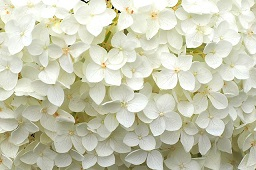
#> input picture FlowerPatch.jpg, 256 x 170 px
$ jupyter execute ImagePriamid.ipynb
#> lines starting #> are read from the running program, lines starting #| are printed output that depends on the picture
#> further down, image_source is the input picture: shape (170, 256, 3); mean B, G, R 179.4, 203, 202.5
[cell 1]
import cv2 as cv
import math
import numpy as np
from matplotlib import pyplot as plt

### Gaussian Kernel Generation

for explanation on how this works please look at _GaussianFilter.ipynb_

[cell 2]
def CreateGaussianKernel(size, sigma):

    def Gauss1D(x, s):
        upperex = - ( math.pow(x, 2) / ( 2 * math.pow(s, 2) ) )
        upperside = math.pow( math.e, upperex )
        lowerside = math.sqrt(2 * math.pi) * s
        return (upperside / lowerside)

    k = []

    halfsize = int(size / 2)

    for i in range( -halfsize, (halfsize + 1) ):
        k.append( Gauss1D(i, sigma) )

    Matrix1DGauss = np.matrix(k)

    return np.dot(
        Matrix1DGauss.T,
        Matrix1DGauss
    )

### Pyramid Interpolate Down

Scale the image into half the size then pass a gaussian filter (11x11, sigma = 0.8)

[cell 3]
def PyrInterpolateDown(image):
    (hs, ws, ds) = image.shape

    (h, w) = ( int(hs / 2), int(ws / 2) )

    #Nearest beacuse of the simplest metode
    resized = cv.resize(
        image,
        (w, h),
        interpolation = cv.INTER_NEAREST
    )

    kernel = CreateGaussianKernel(11, 0.8)
    filterd = cv.filter2D(resized, -1, kernel)

    return filterd

### Pyramid Generation Function

[cell 4]
def CreatePyramid(image, depth):

#> called with depth = 3
    if depth < 2 :
        Exception("depth need to be more than 1")

    (hsx, wsx, dsx) = image.shape
#> hsx = 170; wsx = 256; dsx = 3

    #Create a image / numpy aray with the same hight and depth, but 2x width
    Pyramid = np.zeros( (
        (hsx),
        (wsx * 2),
        (dsx)
    ), dtype=np.uint8 )

    #list beacuse i dont know how to pass by refrence for ints
    offsett = [0]

    def addtoPyramid(imgxz, ofx, Pyramid):
        ih, iw, _ = imgxz.shape
#> ih = 170; iw = 256

        offt = ofx[0]

        #places the image on the array slice
        Pyramid[
                hsx - ih : hsx,
                offt : offt + iw
        ] = imgxz
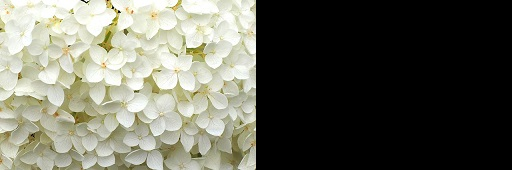
#> Pyramid: shape (170, 512, 3); mean R, G, B 101.3, 101.5, 89.7

        #add the offset by the image size
        ofx[0] += iw

    #add the first image
    addtoPyramid(image, offsett, Pyramid)

    for i in range( depth ):
        image = PyrInterpolateDown(image)
        addtoPyramid(image, offsett, Pyramid)
#> this loop made 3 passes
#> pass 1, in PyrInterpolateDown, `resized = cv.resize( image, (w, h), interpolation = cv.INTER_NEAREST )`:
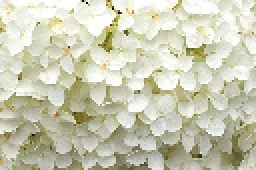
#> resized: shape (85, 128, 3) (shown 2 times larger); mean R, G, B 202.6, 203, 179.6
#> pass 1, in PyrInterpolateDown, `filterd = cv.filter2D(resized, -1, kernel)`:
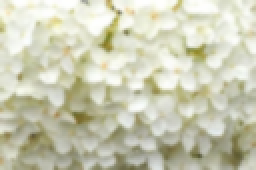
#> filterd: shape (85, 128, 3) (shown 2 times larger); mean R, G, B 202.7, 203.1, 179.6
#> pass 2, in PyrInterpolateDown (call 2), `resized = cv.resize( image, (w, h), interpolation = cv.INTER_NEAREST )`:
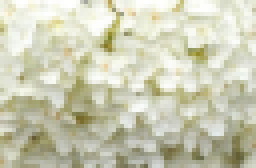
#> resized: shape (42, 64, 3) (shown 4 times larger); mean R, G, B 203.5, 203.9, 180.5
#> pass 2, in PyrInterpolateDown (call 2), `filterd = cv.filter2D(resized, -1, kernel)`:
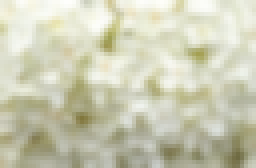
#> filterd: shape (42, 64, 3) (shown 4 times larger); mean R, G, B 203.5, 204, 180.5
#> after the loop:
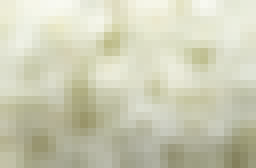
#> image: shape (21, 32, 3) (shown 8 times larger); mean R, G, B 204.2, 204.7, 181.2

    return Pyramid

### test with image

[cell 5]
def showimg(image, title = ""):
    plt.imshow(image)
    plt.axis("off")
    plt.title(title)
    plt.show()

[cell 6]
image_source = cv.imread('FlowerPatch.jpg', cv.IMREAD_COLOR)
image_source = cv.cvtColor(image_source, cv.COLOR_BGR2RGB)
showimg(image_source, "Source Image")

[cell 7]
pyramid3 = CreatePyramid(image_source, 3)
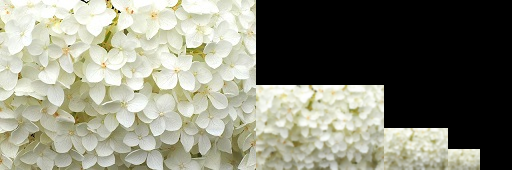
#> pyramid3: shape (170, 512, 3); mean R, G, B 134.4, 134.7, 119.1

showimg(pyramid3, "Pyramid 3 layers deep")
